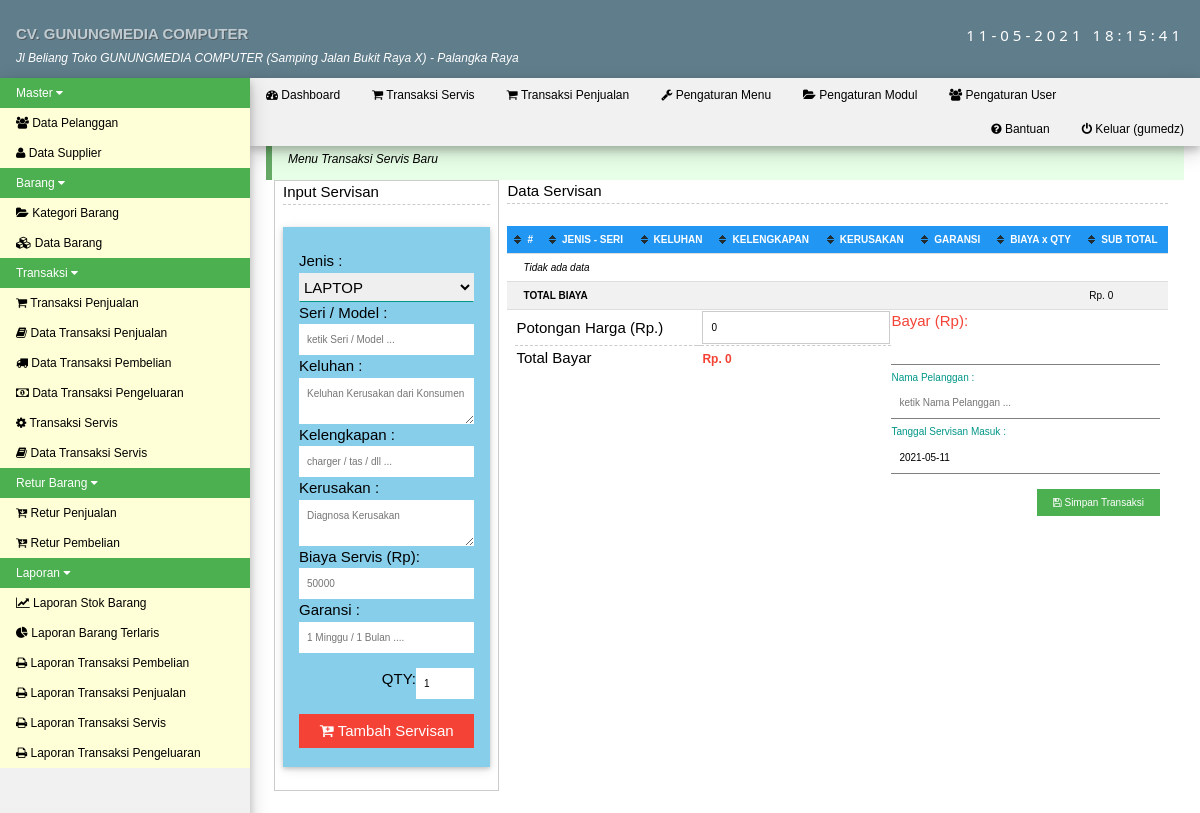
The app's page /med.php?mod=servis (signed in) with its own data.
### tables this page shows
CREATE TABLE `menu` (
  `id_menu` int(11) NOT NULL,
  `nama_menu` varchar(50) NOT NULL,
  `posisi` int(11) NOT NULL
);

CREATE TABLE `modul` (
  `id_modul` int(11) NOT NULL,
  `id_menu` int(11) NOT NULL,
  `nama_modul` varchar(150) NOT NULL,
  `link_menu` text NOT NULL,
  `posisi` int(11) NOT NULL,
  `icon_menu` varchar(150) NOT NULL
);

### med.php (the view, shortened to what this page needs)
<!DOCTYPE html>
<html>
<head>
    <link rel="stylesheet" href="css/w3.css">
    <link rel="stylesheet" href="css/font-awesome.min.css">
    <link rel="stylesheet" href="js/jquery-ui/jquery-ui.css">
    <link rel="stylesheet" type="text/css" href="css/pace.css">
</head>
<body>
<div class="w3-top">
<div class="w3-row w3-blue-grey w3-padding">
  <div class="w3-half" style="margin:15px 0 2px 0;"><b class='w3-text-shadow w3-text-bold w3-opacity'>CV. GUNUNGMEDIA COMPUTER</b><br><i style="font-size:12px;">Jl Beliang Toko GUNUNGMEDIA COMPUTER (Samping Jalan Bukit Raya X) - Palangka Raya</i></div>
  <div class="w3-half w3-margin-top w3-wide w3-hide-medium w3-hide-small"><div class="w3-right"><?php echo date('d-m-Y H:i:s'); ?></div></div>
</div>
<nav id="left-nav" class="w3-sidenav w3-small w3-light-grey w3-card-4" style="width:250px;">
  <div id="menuTut" class="myMenu w3-accordion">
    <?php
        $sql_menu = mysql_query("SELECT * FROM menu ORDER BY posisi ASC") or die(mysql_error());
        while ($mn = mysql_fetch_assoc($sql_menu)) {
            echo"<button onclick=\"myFunction('".$mn['id_menu']."')\" class=\"w3-padding-hor-16 w3-btn-block w3-left-align w3-green\"> $mn[nama_menu] <i class=\"fa fa-caret-down\"></i></button>
            <div id=\"$mn[id_menu]\" class=\"w3-accordion-content w3-pale-yellow w3-show\">";
            $sql_sub = mysql_query("SELECT * FROM modul
                WHERE id_menu = '$mn[id_menu]' ORDER BY posisi ASC") or die(mysql_error());
            while ($sm = mysql_fetch_assoc($sql_sub)) {
                echo"<a href=\"$sm[link_menu]\"><i class=\"$sm[icon_menu]\"></i> $sm[nama_modul]</a>";
            }
            echo"</div>";
        }
    ?>
    <br>
    <br>
    <br>
    <br>
    <br>
    <br>
    <br>
  </div>
</nav>
    <div style="margin-left:250px;">
        <ul class="w3-navbar w3-light-grey w3-small w3-card-4">
          <li><a class="w3-hover-black w3-padding-10" href="index.php"><i class="fa fa-dashboard"></i> Dashboard</a></li>
          <li><a class="w3-hover-black w3-padding-10" href="med.php?mod=penjualan"><i class="fa fa-shopping-cart"></i> Transaksi Servis</a></li>
          <li><a class="w3-hover-black w3-padding-10" href="med.php?mod=penjualan"><i class="fa fa-shopping-cart"></i> Transaksi Penjualan</a></li>
          <li><a class="w3-hover-black w3-padding-10" href="med.php?mod=menu"><i class="fa fa-wrench"></i> Pengaturan Menu</a></li>
          <li><a class="w3-hover-black w3-padding-10" href="med.php?mod=modul"><i class="fa fa-folder-open"></i> Pengaturan Modul</a></li>
          <li><a class="w3-hover-black w3-padding-10" href="med.php?mod=user"><i class="fa fa-group"></i> Pengaturan User</a></li>
          <li class="w3-right"><a class="w3-hover-black w3-padding-10" href="logout.php" onclick="return confirm('Yakin ingin keluar');"><i class="fa fa-power-off"></i> Keluar (<?php echo $_SESSION['login_user']; ?>)</a></li>
          <li class="w3-right"><a class="w3-hover-black w3-padding-10" href="med.php?mod=bantuan"><i class="fa fa-question-circle"></i> Bantuan</a></li>
        </ul>
    </div>
</div>
<div style="margin-left:250px;">
    <div id="main" class="w3-container" style="margin-top:110px">
        <br>
    </div>
</body>
</html>

### css/perfect-scrollbar.css (style rules this page uses)
.ps-container { -ms-touch-action: none; touch-action: none; overflow: hidden !important; -ms-overflow-style: none; }

### med.php (style rules this page uses)
#left-nav { overflow: hidden; }

### records on screen
menu: nama_menu "Master"
modul: nama_modul "Data Pelanggan"
modul: nama_modul "Data Supplier"
menu: nama_menu "Barang"
modul: nama_modul "Kategori Barang"
modul: nama_modul "Data Barang"
menu: nama_menu "Transaksi"
modul: nama_modul "Transaksi Penjualan"
modul: nama_modul "Data Transaksi Penjualan"
modul: nama_modul "Data Transaksi Pembelian"
modul: nama_modul "Data Transaksi Pengeluaran"
modul: nama_modul "Transaksi Servis"
modul: nama_modul "Data Transaksi Servis"
menu: nama_menu "Retur Barang"
modul: nama_modul "Retur Penjualan"
modul: nama_modul "Retur Pembelian"
menu: nama_menu "Laporan"
modul: nama_modul "Laporan Stok Barang"
modul: nama_modul "Laporan Barang Terlaris"
modul: nama_modul "Laporan Transaksi Pembelian"
modul: nama_modul "Laporan Transaksi Penjualan"
modul: nama_modul "Laporan Transaksi Servis"
modul: nama_modul "Laporan Transaksi Pengeluaran"

### other values on screen
$_SESSION['login_user'] "gumedz"
$total_harga "0"
